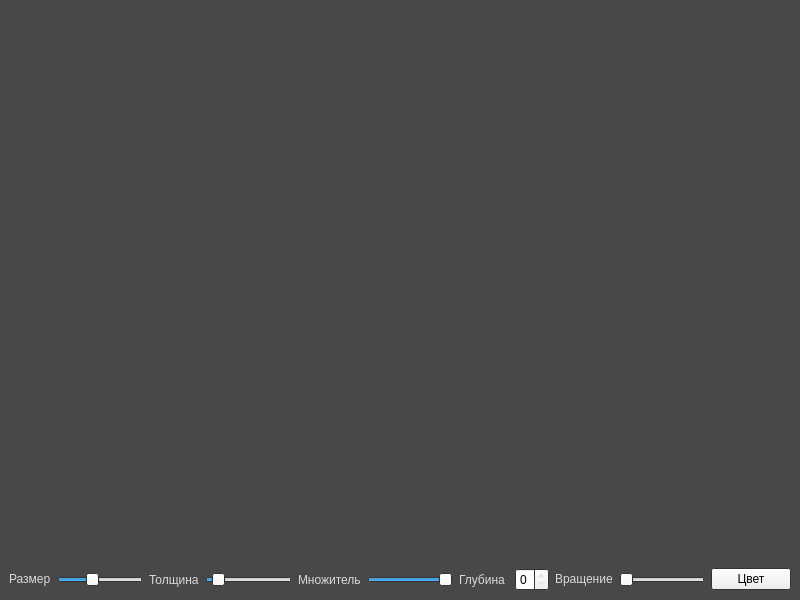
<?xml version="1.0" encoding="UTF-8"?>
<ui version="4.0">
 <class>WinterWindow</class>
 <widget class="QMainWindow" name="WinterWindow">
  <property name="geometry">
   <rect>
    <x>0</x>
    <y>0</y>
    <width>800</width>
    <height>600</height>
   </rect>
  </property>
  <property name="palette">
   <palette>
    <active>
     <colorrole role="WindowText">
      <brush brushstyle="SolidPattern">
       <color alpha="255">
        <red>217</red>
        <green>217</green>
        <blue>217</blue>
       </color>
      </brush>
     </colorrole>
     <colorrole role="Dark">
      <brush brushstyle="SolidPattern">
       <color alpha="255">
        <red>191</red>
        <green>191</green>
        <blue>191</blue>
       </color>
      </brush>
     </colorrole>
     <colorrole role="Mid">
      <brush brushstyle="SolidPattern">
       <color alpha="255">
        <red>128</red>
        <green>128</green>
        <blue>128</blue>
       </color>
      </brush>
     </colorrole>
     <colorrole role="Text">
      <brush brushstyle="SolidPattern">
       <color alpha="255">
        <red>0</red>
        <green>0</green>
        <blue>0</blue>
       </color>
      </brush>
     </colorrole>
     <colorrole role="Window">
      <brush brushstyle="SolidPattern">
       <color alpha="255">
        <red>72</red>
        <green>72</green>
        <blue>72</blue>
       </color>
      </brush>
     </colorrole>
     <colorrole role="Shadow">
      <brush brushstyle="SolidPattern">
       <color alpha="255">
        <red>191</red>
        <green>191</green>
        <blue>191</blue>
       </color>
      </brush>
     </colorrole>
     <colorrole role="HighlightedText">
      <brush brushstyle="SolidPattern">
       <color alpha="255">
        <red>255</red>
        <green>255</green>
        <blue>255</blue>
       </color>
      </brush>
     </colorrole>
     <colorrole role="ToolTipText">
      <brush brushstyle="SolidPattern">
       <color alpha="255">
        <red>0</red>
        <green>0</green>
        <blue>0</blue>
       </color>
      </brush>
     </colorrole>
    </active>
    <inactive>
     <colorrole role="WindowText">
      <brush brushstyle="SolidPattern">
       <color alpha="255">
        <red>217</red>
        <green>217</green>
        <blue>217</blue>
       </color>
      </brush>
     </colorrole>
     <colorrole role="Dark">
      <brush brushstyle="SolidPattern">
       <color alpha="255">
        <red>159</red>
        <green>159</green>
        <blue>159</blue>
       </color>
      </brush>
     </colorrole>
     <colorrole role="Mid">
      <brush brushstyle="SolidPattern">
       <color alpha="255">
        <red>184</red>
        <green>184</green>
        <blue>184</blue>
       </color>
      </brush>
     </colorrole>
     <colorrole role="Text">
      <brush brushstyle="SolidPattern">
       <color alpha="255">
        <red>0</red>
        <green>0</green>
        <blue>0</blue>
       </color>
      </brush>
     </colorrole>
     <colorrole role="Window">
      <brush brushstyle="SolidPattern">
       <color alpha="255">
        <red>72</red>
        <green>72</green>
        <blue>72</blue>
       </color>
      </brush>
     </colorrole>
     <colorrole role="Shadow">
      <brush brushstyle="SolidPattern">
       <color alpha="255">
        <red>191</red>
        <green>191</green>
        <blue>191</blue>
       </color>
      </brush>
     </colorrole>
     <colorrole role="HighlightedText">
      <brush brushstyle="SolidPattern">
       <color alpha="255">
        <red>255</red>
        <green>255</green>
        <blue>255</blue>
       </color>
      </brush>
     </colorrole>
     <colorrole role="ToolTipText">
      <brush brushstyle="SolidPattern">
       <color alpha="255">
        <red>0</red>
        <green>0</green>
        <blue>0</blue>
       </color>
      </brush>
     </colorrole>
    </inactive>
    <disabled>
     <colorrole role="WindowText">
      <brush brushstyle="SolidPattern">
       <color alpha="255">
        <red>190</red>
        <green>190</green>
        <blue>190</blue>
       </color>
      </brush>
     </colorrole>
     <colorrole role="Dark">
      <brush brushstyle="SolidPattern">
       <color alpha="255">
        <red>190</red>
        <green>190</green>
        <blue>190</blue>
       </color>
      </brush>
     </colorrole>
     <colorrole role="Mid">
      <brush brushstyle="SolidPattern">
       <color alpha="255">
        <red>184</red>
        <green>184</green>
        <blue>184</blue>
       </color>
      </brush>
     </colorrole>
     <colorrole role="Text">
      <brush brushstyle="SolidPattern">
       <color alpha="255">
        <red>190</red>
        <green>190</green>
        <blue>190</blue>
       </color>
      </brush>
     </colorrole>
     <colorrole role="Window">
      <brush brushstyle="SolidPattern">
       <color alpha="255">
        <red>72</red>
        <green>72</green>
        <blue>72</blue>
       </color>
      </brush>
     </colorrole>
     <colorrole role="Shadow">
      <brush brushstyle="SolidPattern">
       <color alpha="255">
        <red>191</red>
        <green>191</green>
        <blue>191</blue>
       </color>
      </brush>
     </colorrole>
     <colorrole role="HighlightedText">
      <brush brushstyle="SolidPattern">
       <color alpha="255">
        <red>255</red>
        <green>255</green>
        <blue>255</blue>
       </color>
      </brush>
     </colorrole>
     <colorrole role="ToolTipText">
      <brush brushstyle="SolidPattern">
       <color alpha="255">
        <red>0</red>
        <green>0</green>
        <blue>0</blue>
       </color>
      </brush>
     </colorrole>
    </disabled>
   </palette>
  </property>
  <property name="windowTitle">
   <string>Winter Window</string>
  </property>
  <widget class="QWidget" name="centralwidget">
   <layout class="QVBoxLayout" name="verticalLayout">
    <item>
     <spacer name="verticalSpacer">
      <property name="orientation">
       <enum>Qt::Vertical</enum>
      </property>
      <property name="sizeHint" stdset="0">
       <size>
        <width>20</width>
        <height>40</height>
       </size>
      </property>
     </spacer>
    </item>
    <item>
     <layout class="QHBoxLayout" name="horizontalLayout">
      <item alignment="Qt::AlignVCenter">
       <widget class="QLabel" name="label_2">
        <property name="text">
         <string>Размер</string>
        </property>
       </widget>
      </item>
      <item alignment="Qt::AlignVCenter">
       <widget class="QSlider" name="sld_size">
        <property name="minimum">
         <number>1</number>
        </property>
        <property name="maximum">
         <number>250</number>
        </property>
        <property name="value">
         <number>100</number>
        </property>
        <property name="orientation">
         <enum>Qt::Horizontal</enum>
        </property>
       </widget>
      </item>
      <item>
       <widget class="QLabel" name="label">
        <property name="text">
         <string>Толщина</string>
        </property>
       </widget>
      </item>
      <item>
       <widget class="QSlider" name="sld_line">
        <property name="minimum">
         <number>1</number>
        </property>
        <property name="maximum">
         <number>50</number>
        </property>
        <property name="value">
         <number>5</number>
        </property>
        <property name="orientation">
         <enum>Qt::Horizontal</enum>
        </property>
       </widget>
      </item>
      <item>
       <widget class="QLabel" name="label_4">
        <property name="text">
         <string>Множитель</string>
        </property>
       </widget>
      </item>
      <item>
       <widget class="QSlider" name="sld_factor">
        <property name="minimum">
         <number>1</number>
        </property>
        <property name="maximum">
         <number>10</number>
        </property>
        <property name="singleStep">
         <number>1</number>
        </property>
        <property name="value">
         <number>10</number>
        </property>
        <property name="orientation">
         <enum>Qt::Horizontal</enum>
        </property>
       </widget>
      </item>
      <item>
       <widget class="QLabel" name="label_3">
        <property name="text">
         <string>Глубина </string>
        </property>
       </widget>
      </item>
      <item>
       <widget class="QSpinBox" name="spin_depth">
        <property name="minimum">
         <number>0</number>
        </property>
        <property name="maximum">
         <number>5</number>
        </property>
       </widget>
      </item>
      <item alignment="Qt::AlignVCenter">
       <widget class="QLabel" name="label_5">
        <property name="text">
         <string>Вращение</string>
        </property>
       </widget>
      </item>
      <item>
       <widget class="QSlider" name="sld_rotation">
        <property name="maximum">
         <number>360</number>
        </property>
        <property name="orientation">
         <enum>Qt::Horizontal</enum>
        </property>
       </widget>
      </item>
      <item>
       <widget class="QPushButton" name="btn_color">
        <property name="text">
         <string>Цвет</string>
        </property>
       </widget>
      </item>
     </layout>
    </item>
   </layout>
  </widget>
 </widget>
 <resources/>
 <connections>
  <connection>
   <sender>sld_line</sender>
   <signal>valueChanged(int)</signal>
   <receiver>WinterWindow</receiver>
   <slot>repaint()</slot>
   <hints>
    <hint type="sourcelabel">
     <x>258</x>
     <y>567</y>
    </hint>
    <hint type="destinationlabel">
     <x>399</x>
     <y>299</y>
    </hint>
   </hints>
  </connection>
  <connection>
   <sender>sld_rotation</sender>
   <signal>valueChanged(int)</signal>
   <receiver>WinterWindow</receiver>
   <slot>repaint()</slot>
   <hints>
    <hint type="sourcelabel">
     <x>674</x>
     <y>567</y>
    </hint>
    <hint type="destinationlabel">
     <x>399</x>
     <y>299</y>
    </hint>
   </hints>
  </connection>
  <connection>
   <sender>sld_size</sender>
   <signal>valueChanged(int)</signal>
   <receiver>WinterWindow</receiver>
   <slot>repaint()</slot>
   <hints>
    <hint type="sourcelabel">
     <x>106</x>
     <y>567</y>
    </hint>
    <hint type="destinationlabel">
     <x>399</x>
     <y>299</y>
    </hint>
   </hints>
  </connection>
  <connection>
   <sender>sld_factor</sender>
   <signal>valueChanged(int)</signal>
   <receiver>WinterWindow</receiver>
   <slot>repaint()</slot>
   <hints>
    <hint type="sourcelabel">
     <x>407</x>
     <y>576</y>
    </hint>
    <hint type="destinationlabel">
     <x>399</x>
     <y>299</y>
    </hint>
   </hints>
  </connection>
  <connection>
   <sender>spin_depth</sender>
   <signal>valueChanged(int)</signal>
   <receiver>WinterWindow</receiver>
   <slot>repaint()</slot>
   <hints>
    <hint type="sourcelabel">
     <x>531</x>
     <y>576</y>
    </hint>
    <hint type="destinationlabel">
     <x>399</x>
     <y>299</y>
    </hint>
   </hints>
  </connection>
 </connections>
</ui>
